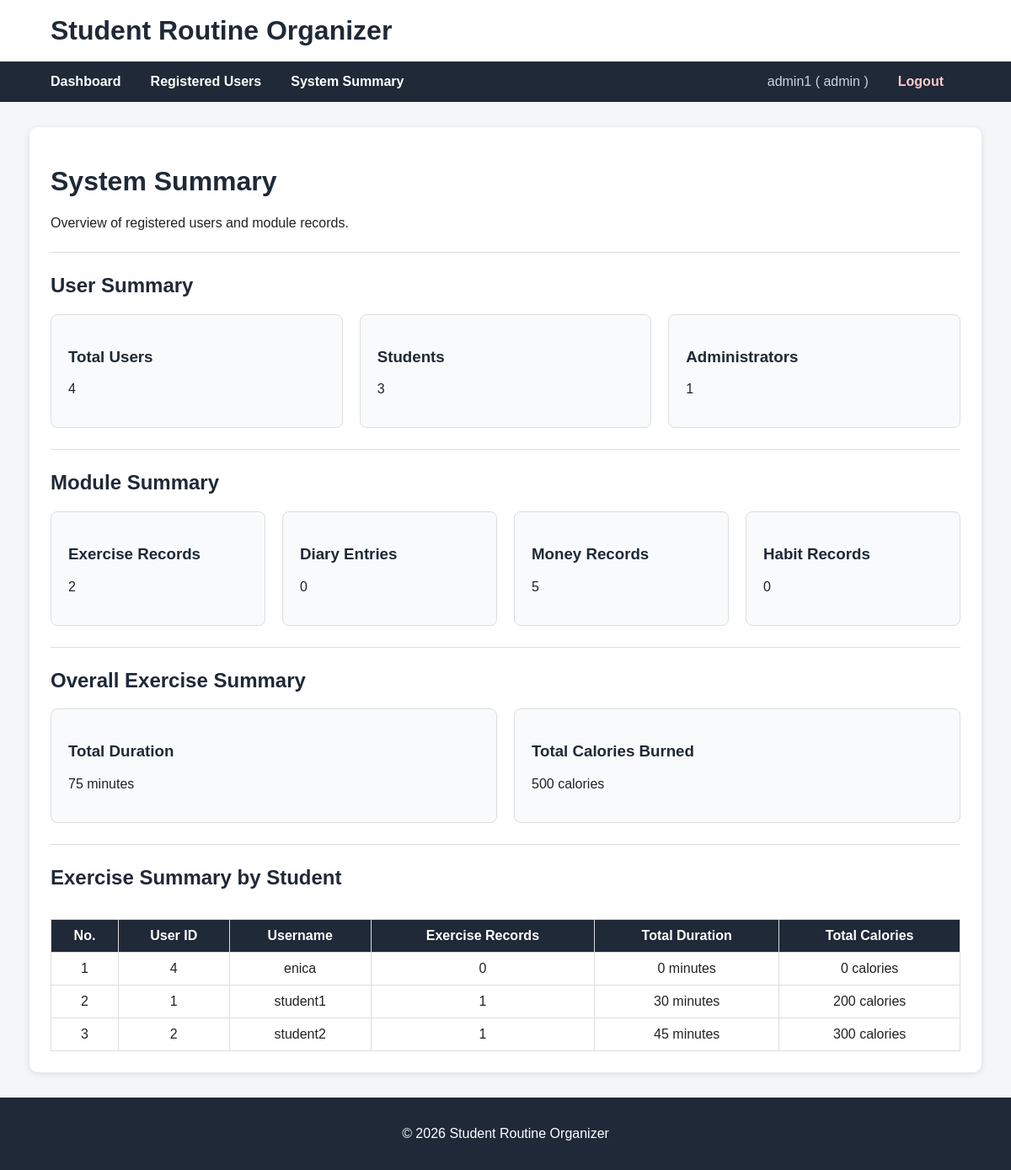
The app's page /admin/admin_summary.php (signed in) with its own data.
### tables this page shows
CREATE TABLE `users` (
  `user_id` int(11) NOT NULL,
  `username` varchar(50) NOT NULL,
  `email` varchar(100) NOT NULL,
  `password` varchar(255) NOT NULL,
  `role` varchar(20) NOT NULL DEFAULT 'student',
  `reg_date` datetime NOT NULL
);

### admin/admin_summary.php (the view, shortened to what this page needs)
<?php
require("../database.php");
function get_summary_count(
    $con,
    $query,
    $column_name
) {
    $result =
        mysqli_query(
            $con,
            $query
        );
    $row =
        mysqli_fetch_assoc($result);
    return (int) (
        $row[$column_name] ?? 0
    );
}
$total_users =
    get_summary_count(
        $con,
        "SELECT COUNT(*) AS total FROM users",
        "total"
    );
$total_students =
    get_summary_count(
        $con,
        "SELECT COUNT(*) AS total
         FROM users
         WHERE role = 'student'",
        "total"
    );
$total_admins =
    get_summary_count(
        $con,
        "SELECT COUNT(*) AS total
         FROM users
         WHERE role = 'admin'",
        "total"
    );
$total_exercise_records =
    get_summary_count(
        $con,
        "SELECT COUNT(*) AS total
         FROM exercise_records",
        "total"
    );
$total_diary_records =
    get_summary_count(
        $con,
        "SELECT COUNT(*) AS total
         FROM diary_entries",
        "total"
    );
$total_money_records =
    get_summary_count(
        $con,
        "SELECT COUNT(*) AS total
         FROM money_tracker",
        "total"
    );
$total_habit_records =
    get_summary_count(
        $con,
        "SELECT COUNT(*) AS total
         FROM habits",
        "total"
    );
$exercise_summary = [
    'total_duration' => 0,
    'total_calories' => 0
];
$exercise_summary_query =
    "SELECT
        COALESCE(
            SUM(duration),
            0
        ) AS total_duration,
        COALESCE(
            SUM(calories_burned),
            0
        ) AS total_calories
     FROM exercise_records";
$exercise_summary_result =
    mysqli_query(
        $con,
        $exercise_summary_query
    );
if ($exercise_summary_result) {
    $exercise_summary =
        mysqli_fetch_assoc(
            $exercise_summary_result
        );
} else {
    error_log(
        "Exercise Summary Error: "
        . mysqli_error($con)
    );
}
$exercise_by_student_query =
    "SELECT
        users.user_id,
        users.username,
        COUNT(
            exercise_records.exercise_id
        ) AS record_count,
        COALESCE(
            SUM(exercise_records.duration),
            0
        ) AS total_duration,
        COALESCE(
            SUM(exercise_records.calories_burned),
            0
        ) AS total_calories
     FROM users
     LEFT JOIN exercise_records
     ON users.user_id =
        exercise_records.user_id
     WHERE users.role = 'student'
     GROUP BY
        users.user_id,
        users.username
     ORDER BY
        users.username ASC";
$exercise_by_student_result =
    mysqli_query(
        $con,
        $exercise_by_student_query
    );
include("../header.php");
?>
<div class="container">
    <h1>
        System Summary
    </h1>
    <p>
        Overview of registered users
        and module records.
    </p>
    <hr>
    <h2>
        User Summary
    </h2>
    <div class="card-row">
        <div class="card">
            <h3>
                Total Users
            </h3>
            <p>
                <?php echo $total_users; ?>
            </p>
        </div>
        <div class="card">
            <h3>
                Students
            </h3>
            <p>
                <?php echo $total_students; ?>
            </p>
        </div>
        <div class="card">
            <h3>
                Administrators
            </h3>
            <p>
                <?php echo $total_admins; ?>
            </p>
        </div>
    </div>
    <hr>
    <h2>
        Module Summary
    </h2>
    <div class="card-row">
        <div class="card">
            <h3>
                Exercise Records
            </h3>
            <p>
                <?php echo $total_exercise_records; ?>
            </p>
        </div>
        <div class="card">
            <h3>
                Diary Entries
            </h3>
            <p>
                <?php echo $total_diary_records; ?>
            </p>
        </div>
        <div class="card">
            <h3>
                Money Records
            </h3>
            <p>
                <?php echo $total_money_records; ?>
            </p>
        </div>
        <div class="card">
            <h3>
                Habit Records
            </h3>
            <p>
                <?php echo $total_habit_records; ?>
            </p>
        </div>
    </div>
    <hr>
    <h2>
        Overall Exercise Summary
    </h2>
    <div class="card-row">
        <div class="card">
            <h3>
                Total Duration
            </h3>
            <p>
                <?php
                echo (int)
                    $exercise_summary[
                        'total_duration'
                    ];
                ?>
                minutes
            </p>
        </div>
        <div class="card">
            <h3>
                Total Calories Burned
            </h3>
            <p>
                <?php
                echo (int)
                    $exercise_summary[
                        'total_calories'
                    ];
                ?>
                calories
            </p>
        </div>
    </div>
    <hr>
    <h2>
        Exercise Summary by Student
    </h2>
    <div class="table-wrapper">
        <table>
            <thead>
                <tr>
                    <th>No.</th>
                    <th>User ID</th>
                    <th>Username</th>
                    <th>Exercise Records</th>
                    <th>Total Duration</th>
                    <th>Total Calories</th>
                </tr>
            </thead>
            <tbody>
            <?php
            $count = 1;
            if (
                $exercise_by_student_result &&
                mysqli_num_rows(
                    $exercise_by_student_result
                ) > 0
            ) {
                while (
                    $row =
                    mysqli_fetch_assoc(
                        $exercise_by_student_result
                    )
                ) {
            ?>
                    <tr>
                        <td>
                            <?php echo $count; ?>
                        </td>
                        <td>
                            <?php echo (int) $row['user_id']; ?>
                        </td>
                        <td>
                            <?php
                            echo htmlspecialchars(
                                $row['username']
                            );
                            ?>
                        </td>
                        <td>
                            <?php
                            echo (int)
                                $row['record_count'];
                            ?>
                        </td>
                        <td>
                            <?php
                            echo (int)
                                $row['total_duration'];
                            ?>
                            minutes
                        </td>
                        <td>
                            <?php
                            echo (int)
                                $row['total_calories'];
                            ?>
                            calories
                        </td>
                    </tr>
            <?php
                    $count++;
                }
            } ?>
            </tbody>
        </table>
    </div>
</div>
<?php
include("../footer.php");
?>

### assets/style.css (style rules this page uses)
body { font-family: Arial, sans-serif; background-color: #f4f6f8; margin: 0; padding: 0; color: #222; }
.container { width: 90%; max-width: 1100px; margin: 30px auto; background-color: #ffffff; padding: 25px; border-radius: 10px; box-shadow: 0 2px 8px rgba(0, 0, 0, 0.1); }
h1, h2, h3 { color: #1f2937; }
table { width: 100%; background-color: white; margin-top: 15px; border-collapse: collapse; }
th { background-color: #1f2937; color: white; padding: 10px; border: 1px solid #ddd; }
td { padding: 10px; border: 1px solid #ddd; text-align: center; }
.table-wrapper { overflow-x: auto; }
.card-row { display: flex; gap: 20px; flex-wrap: wrap; }
.card { background-color: #f9fafb; padding: 20px; border-radius: 8px; border: 1px solid #ddd; flex: 1; min-width: 200px; }
hr { border: 0; border-top: 1px solid #ddd; margin: 25px 0; }

### records on screen
users: user_id "4", username "enica", record_count "0", total_duration "0", total_calories "0"
users: user_id "1", username "student1", record_count "1", total_duration "30", total_calories "200"
users: user_id "2", username "student2", record_count "1", total_duration "45", total_calories "300"

### other values on screen
$_SESSION['username'] "admin1"
$_SESSION['role'] "admin"
$total_users "4"
$total_students "3"
$total_admins "1"
$total_exercise_records "2"
$total_diary_records "0"
$total_money_records "5"
$total_habit_records "0"
